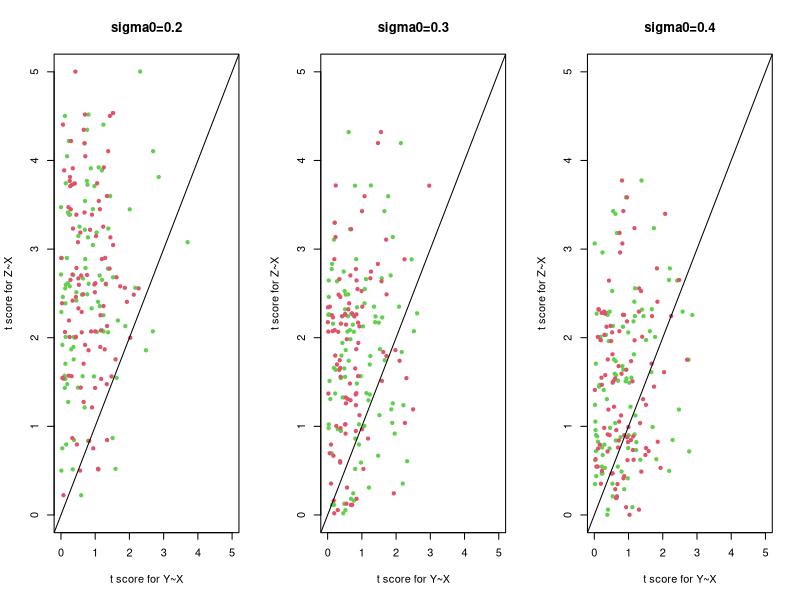
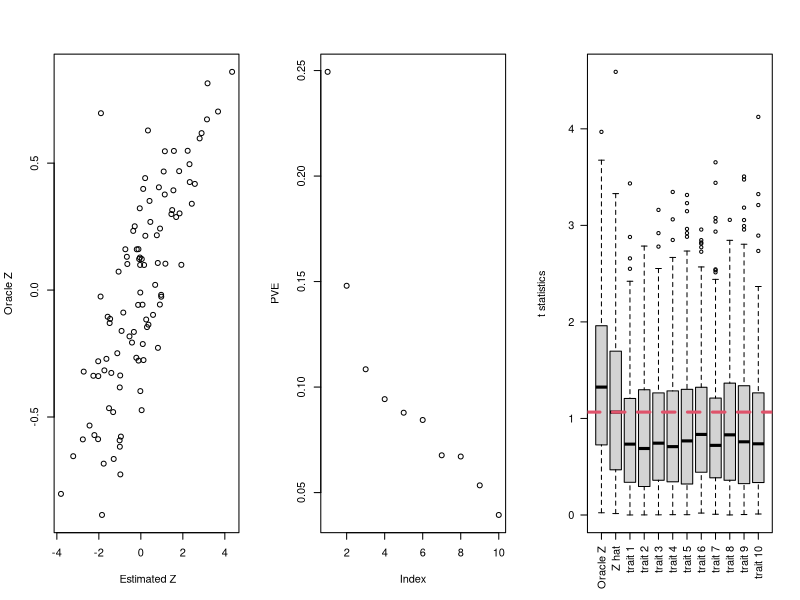

Write R code to recreate these figures, in order.
## ---- chunk 1
sim_factor <- function(alpha=0.05, beta1=0.4, beta2=0.3, eps1=0.2, eps2=0.4){
  res <- numeric(9L)
  names(res) <- c("beta.Z","score.Z","p.Z",
                  "beta1.x","score1.x","p1.x",
                  "beta2.x","score2.x","p2.x")
  x = rnorm(100,sd=1)
  Z = alpha*x + rnorm(100,sd=eps1)
  y1 = beta1*Z + rnorm(100,sd=eps2)
  y2 = beta2*Z + rnorm(100,sd=eps2)
  
  res[c("beta.Z","score.Z","p.Z")] <- summary(lm(Z~x))$coefficients[2,c(1,3,4)]
  
  res[c("beta1.x","score1.x","p1.x")] <- summary(lm(y1~x))$coefficients[2,c(1,3,4)]
  res[c("beta2.x","score2.x","p2.x")] <- summary(lm(y2~x))$coefficients[2,c(1,3,4)]
  
  res
}
## ---- chunk 2
library(ggplot2)
par(mfrow=c(1,3))
ress <- do.call(rbind, lapply(1:100,function(x){sim_factor(eps1=0.2)}))
plot(abs(ress[,"score1.x"]), abs(ress[,"score.Z"]), pch=20,
     ylim=c(0,5), xlim=c(0,5),col=3,main="sigma0=0.2",
     ylab="t score for Z~X", xlab="t score for Y~X")
points(abs(ress[,"score2.x"]), abs(ress[,"score.Z"]), pch=20,col=2)
lines(x=c(-4,6),y=c(-4,6),col=1)

ress <- do.call(rbind, lapply(1:100,function(x){sim_factor(eps1=0.3)}))
plot(abs(ress[,"score1.x"]), abs(ress[,"score.Z"]), main="sigma0=0.3", pch=20,
     ylim=c(0,5), xlim=c(0,5),col=3,ylab="t score for Z~X", xlab="t score for Y~X")
points(abs(ress[,"score2.x"]), abs(ress[,"score.Z"]), pch=20,col=2)
lines(x=c(-4,6),y=c(-4,6),col=1)


ress <- do.call(rbind, lapply(1:100,function(x){sim_factor(eps1=0.4)}))
plot(abs(ress[,"score1.x"]), abs(ress[,"score.Z"]),main="sigma0=0.4", pch=20,
     ylim=c(0,5), xlim=c(0,5),col=3,ylab="t score for Z~X", xlab="t score for Y~X")
points(abs(ress[,"score2.x"]), abs(ress[,"score.Z"]), pch=20,col=2)
lines(x=c(-4,6),y=c(-4,6),col=1)

#legend(col=c(3,2),legend = c("Y1~X","Y2~X"))
## ---- chunk 3
sim_10trait <- function(alpha=0.05, beta=0.4, eps1=0.4, eps2=0.4, N=100){
  x = rnorm(N,sd=1)
  Z = alpha*x + rnorm(N,sd=eps1)
  y = matrix(0,nrow = N,ncol=10)
  for(i in 1: ncol(y)){
    y[,i] <- beta*Z + rnorm(N,sd=eps2)
  }
  list(x=x,Z=Z,y=y)
}
## ---- chunk 4
set.seed(12)
dat <- sim_10trait()
y1 <- scale(dat$y)
pcs <- prcomp(y1)
z_hat <- pcs$x[,1]
plot(z_hat, dat$Z, ylab="Oracle Z", xlab=" Estimated Z")
## ---- chunk 5
plot(pcs$sdev^2/sum(pcs$sdev^2),ylab="PVE")
## ---- chunk 6
Nrep = 300

factor.res <- matrix(nrow=Nrep,ncol=3)
oracle.res <- matrix(nrow=Nrep,ncol=3)
marg <- list()
marg$beta <- matrix(nrow=Nrep,ncol=10)
marg$tstat <- matrix(nrow=Nrep,ncol=10)
marg$pval <- matrix(nrow=Nrep,ncol=10)
  
for(i in 1:Nrep) {
  dat <- sim_10trait(N=100)
  pcs <- prcomp(dat$y,center = T,scale. = T)
  z_hat <- pcs$x[,1]
  factor.res[i,] <- summary(lm(z_hat~dat$x))$coefficients[2,c(1,3,4)]
  oracle.res[i,] <- summary(lm(dat$Z~dat$x))$coefficients[2,c(1,3,4)]
  #colnames(marg.res) <- c("beta","tstat","p")
  #print(i)
  for(j in 1:ncol(dat$y)) {
    marg$beta[i,j] <- summary(lm(dat$y[,j]~dat$x))$coefficients[2,1]
    marg$tstat[i,j] <- summary(lm(dat$y[,j]~dat$x))$coefficients[2,3]
    marg$pval[i,j] <- summary(lm(dat$y[,j]~dat$x))$coefficients[2,4]
  }
}
dat1 <- abs(cbind(oracle.res[,2],cbind(factor.res[,2],marg$tstat)))
colnames(dat1) <- c("Oracle Z","Z hat",paste0("trait ",1:10))
boxplot(dat1,las=2,ylab="t statistics")
abline(h=median(abs(factor.res[,2])),col=2,lty=2,lwd=3)
